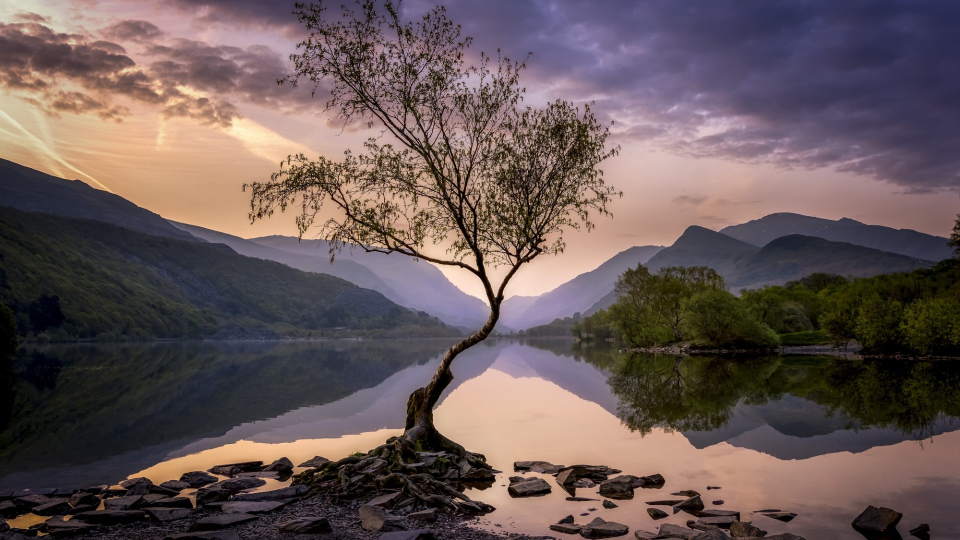
#> input picture image.jpg, 1920 x 1080 px (shown at 1/2 size)
$ python test1.py
#> lines starting #> are read from the running program, lines starting #| are printed output that depends on the picture
import time
import seaborn as sns
import matplotlib.pyplot as plt
import pandas as pd
import cv2

image = cv2.imread('image.jpg')
#> image is the input picture: shape (1080, 1920, 3); mean B, G, R 87.2, 87.6, 103.3


# 示例函数 f(n) 和 g(n)
def f(quality):
    param = [cv2.IMWRITE_JPEG_QUALITY, quality]
    return cv2.imencode('.jpg', image, param)[1].nbytes


def g(quality):
    param = [cv2.IMWRITE_WEBP_QUALITY, quality]
    return cv2.imencode('.webp', image, param)[1].nbytes


# 存储 n 和对应的执行时间
n_values = range(10, 91, 10)  # 10, 20, ..., 90
f_execution_times = []
g_execution_times = []

for n in n_values:
    # 测量 f(n) 的执行时间
    f_execution_times.append(f(n) / 1024)

    # 测量 g(n) 的执行时间
    g_execution_times.append(g(n) / 1024)
#> after the loop, f_execution_times = [68.59, 100.9, 128.5, 152.3, 175.4, 200.2, 238.8, 302.8, 467.8]; g_execution_times = [59.31, 79.32, 97.27, 115.8, 132.6, 149.9, 166.6, 213.4, 338.1]

# 创建 DataFrame
data = pd.DataFrame({
    'n': n_values,
    'JPEG': f_execution_times,
    'WEBP': g_execution_times
})
#> data = table of 9 rows and 3 columns

# 将数据转换为长格式以便绘图
data_melted = data.melt(id_vars='n',
                        value_vars=['JPEG', 'WEBP'],
                        var_name='Format',
                        value_name='Execution Time')
#> data_melted = table of 18 rows and 3 columns

# 绘制 Seaborn 曲线图
sns.lineplot(data=data_melted, x='n', y='Execution Time', hue='Format')
plt.title('Size Comparison')
plt.xlabel('Quality')
plt.ylabel('Size (KB)')
plt.legend(title='Format')
plt.show()
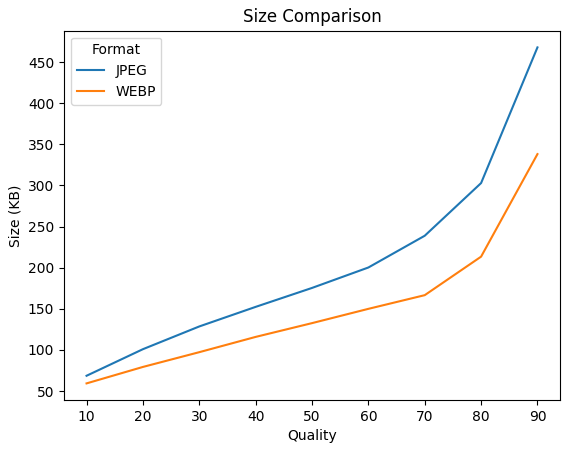
#> figure drawn by matplotlib, 1 panel
